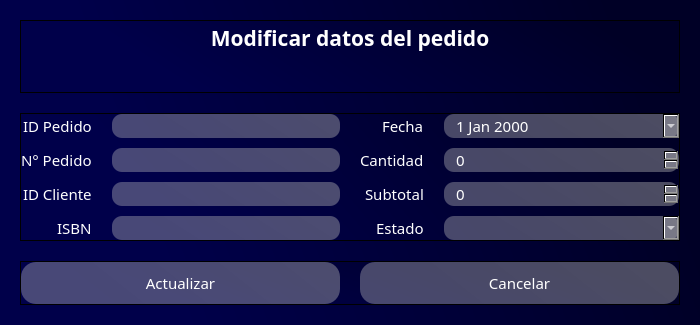
<?xml version="1.0" encoding="UTF-8"?>
<ui version="4.0">
 <class>Dialog</class>
 <widget class="QDialog" name="Dialog">
  <property name="geometry">
   <rect>
    <x>0</x>
    <y>0</y>
    <width>700</width>
    <height>325</height>
   </rect>
  </property>
  <property name="windowTitle">
   <string>Modificar datos del pedido</string>
  </property>
  <property name="windowIcon">
   <iconset>
    <normaloff>../icons/book.png</normaloff>../icons/book.png</iconset>
  </property>
  <property name="whatsThis">
   <string/>
  </property>
  <property name="styleSheet">
   <string notr="true"/>
  </property>
  <property name="modal">
   <bool>true</bool>
  </property>
  <layout class="QVBoxLayout" name="verticalLayout">
   <property name="spacing">
    <number>0</number>
   </property>
   <property name="leftMargin">
    <number>0</number>
   </property>
   <property name="topMargin">
    <number>0</number>
   </property>
   <property name="rightMargin">
    <number>0</number>
   </property>
   <property name="bottomMargin">
    <number>0</number>
   </property>
   <item>
    <widget class="QWidget" name="widget" native="true">
     <property name="styleSheet">
      <string notr="true">background-color: qlineargradient(spread:pad, x1:1, y1:0.363, x2:0, y2:0.528864, stop:0.0696517 rgba(0, 0, 38, 255), stop:0.81592 rgba(0, 0, 74, 255));</string>
     </property>
     <layout class="QVBoxLayout" name="verticalLayout_2">
      <property name="spacing">
       <number>20</number>
      </property>
      <property name="leftMargin">
       <number>20</number>
      </property>
      <property name="topMargin">
       <number>20</number>
      </property>
      <property name="rightMargin">
       <number>20</number>
      </property>
      <property name="bottomMargin">
       <number>20</number>
      </property>
      <item>
       <widget class="QFrame" name="header">
        <property name="font">
         <font>
          <family>Candara</family>
          <pointsize>14</pointsize>
          <weight>75</weight>
          <bold>true</bold>
         </font>
        </property>
        <property name="frameShape">
         <enum>QFrame::StyledPanel</enum>
        </property>
        <property name="frameShadow">
         <enum>QFrame::Raised</enum>
        </property>
        <layout class="QVBoxLayout" name="verticalLayout_3" stretch="5,5">
         <property name="spacing">
          <number>5</number>
         </property>
         <property name="leftMargin">
          <number>0</number>
         </property>
         <property name="topMargin">
          <number>0</number>
         </property>
         <property name="rightMargin">
          <number>0</number>
         </property>
         <property name="bottomMargin">
          <number>0</number>
         </property>
         <item>
          <widget class="QLabel" name="lblTitulo">
           <property name="font">
            <font>
             <family>Candara</family>
             <pointsize>16</pointsize>
             <weight>75</weight>
             <bold>true</bold>
            </font>
           </property>
           <property name="styleSheet">
            <string notr="true">color: rgb(255, 255, 255);
background-color: none;</string>
           </property>
           <property name="text">
            <string>Modificar datos del pedido</string>
           </property>
           <property name="alignment">
            <set>Qt::AlignCenter</set>
           </property>
          </widget>
         </item>
         <item>
          <widget class="QLabel" name="lblWarning">
           <property name="font">
            <font>
             <family>Candara</family>
             <pointsize>10</pointsize>
            </font>
           </property>
           <property name="styleSheet">
            <string notr="true">color: rgb(255, 0, 0);
background-color: none;</string>
           </property>
           <property name="text">
            <string/>
           </property>
           <property name="alignment">
            <set>Qt::AlignCenter</set>
           </property>
          </widget>
         </item>
        </layout>
       </widget>
      </item>
      <item>
       <widget class="QFrame" name="content">
        <property name="frameShape">
         <enum>QFrame::StyledPanel</enum>
        </property>
        <property name="frameShadow">
         <enum>QFrame::Raised</enum>
        </property>
        <layout class="QHBoxLayout" name="horizontalLayout" stretch="5,5">
         <property name="spacing">
          <number>20</number>
         </property>
         <property name="leftMargin">
          <number>0</number>
         </property>
         <property name="topMargin">
          <number>0</number>
         </property>
         <property name="rightMargin">
          <number>0</number>
         </property>
         <property name="bottomMargin">
          <number>0</number>
         </property>
         <item>
          <layout class="QFormLayout" name="formLayout">
           <property name="labelAlignment">
            <set>Qt::AlignRight|Qt::AlignTrailing|Qt::AlignVCenter</set>
           </property>
           <property name="horizontalSpacing">
            <number>20</number>
           </property>
           <property name="verticalSpacing">
            <number>10</number>
           </property>
           <item row="1" column="0">
            <widget class="QLabel" name="lblNPedido">
             <property name="font">
              <font>
               <family>Candara</family>
               <pointsize>11</pointsize>
              </font>
             </property>
             <property name="styleSheet">
              <string notr="true">color: rgb(255, 255, 255);
background-color: none;</string>
             </property>
             <property name="text">
              <string>N° Pedido</string>
             </property>
            </widget>
           </item>
           <item row="1" column="1">
            <widget class="QLineEdit" name="txtNro_pedido">
             <property name="font">
              <font>
               <family>Candara</family>
               <pointsize>11</pointsize>
              </font>
             </property>
             <property name="styleSheet">
              <string notr="true">background-color: qlineargradient(spread:pad, x1:1, y1:0.363, x2:0, y2:0.528864, stop:0.0696517 rgba(184, 184, 184, 105), stop:0.81592 rgba(195, 195, 195, 94));

border-radius: 10px;
color: rgb(255, 255, 255);
padding-left: 10px;</string>
             </property>
            </widget>
           </item>
           <item row="2" column="0">
            <widget class="QLabel" name="lblidCliente">
             <property name="font">
              <font>
               <family>Candara</family>
               <pointsize>11</pointsize>
              </font>
             </property>
             <property name="styleSheet">
              <string notr="true">color: rgb(255, 255, 255);
background-color: none;</string>
             </property>
             <property name="text">
              <string>ID Cliente</string>
             </property>
            </widget>
           </item>
           <item row="2" column="1">
            <widget class="QLineEdit" name="txtId_cliente">
             <property name="font">
              <font>
               <family>Candara</family>
               <pointsize>11</pointsize>
              </font>
             </property>
             <property name="styleSheet">
              <string notr="true">background-color: qlineargradient(spread:pad, x1:1, y1:0.363, x2:0, y2:0.528864, stop:0.0696517 rgba(184, 184, 184, 105), stop:0.81592 rgba(195, 195, 195, 94));

border-radius: 10px;
color: rgb(255, 255, 255);
padding-left: 10px;</string>
             </property>
            </widget>
           </item>
           <item row="0" column="0">
            <widget class="QLabel" name="lblidPedido">
             <property name="font">
              <font>
               <family>Candara</family>
               <pointsize>11</pointsize>
              </font>
             </property>
             <property name="styleSheet">
              <string notr="true">color: rgb(255, 255, 255);
background-color: none;</string>
             </property>
             <property name="text">
              <string>ID Pedido</string>
             </property>
            </widget>
           </item>
           <item row="0" column="1">
            <widget class="QLineEdit" name="txtidPedido">
             <property name="font">
              <font>
               <family>Candara</family>
               <pointsize>11</pointsize>
              </font>
             </property>
             <property name="styleSheet">
              <string notr="true">background-color: qlineargradient(spread:pad, x1:1, y1:0.363, x2:0, y2:0.528864, stop:0.0696517 rgba(184, 184, 184, 105), stop:0.81592 rgba(195, 195, 195, 94));

border-radius: 10px;
color: rgb(255, 255, 255);
padding-left: 10px;</string>
             </property>
             <property name="readOnly">
              <bool>true</bool>
             </property>
             <property name="placeholderText">
              <string/>
             </property>
            </widget>
           </item>
           <item row="3" column="1">
            <widget class="QLineEdit" name="txtIsbn">
             <property name="font">
              <font>
               <family>Candara</family>
               <pointsize>11</pointsize>
              </font>
             </property>
             <property name="styleSheet">
              <string notr="true">background-color: qlineargradient(spread:pad, x1:1, y1:0.363, x2:0, y2:0.528864, stop:0.0696517 rgba(184, 184, 184, 105), stop:0.81592 rgba(195, 195, 195, 94));

border-radius: 10px;
color: rgb(255, 255, 255);
padding-left: 10px;</string>
             </property>
            </widget>
           </item>
           <item row="3" column="0">
            <widget class="QLabel" name="lblIsbn">
             <property name="font">
              <font>
               <family>Candara</family>
               <pointsize>11</pointsize>
              </font>
             </property>
             <property name="styleSheet">
              <string notr="true">color: rgb(255, 255, 255);
background-color: none;</string>
             </property>
             <property name="text">
              <string>ISBN</string>
             </property>
            </widget>
           </item>
          </layout>
         </item>
         <item>
          <layout class="QFormLayout" name="formLayout_3">
           <property name="labelAlignment">
            <set>Qt::AlignRight|Qt::AlignTrailing|Qt::AlignVCenter</set>
           </property>
           <property name="horizontalSpacing">
            <number>20</number>
           </property>
           <property name="verticalSpacing">
            <number>10</number>
           </property>
           <item row="1" column="0">
            <widget class="QLabel" name="lblCantidad">
             <property name="font">
              <font>
               <family>Candara</family>
               <pointsize>11</pointsize>
              </font>
             </property>
             <property name="styleSheet">
              <string notr="true">color: rgb(255, 255, 255);
background-color: none;</string>
             </property>
             <property name="text">
              <string>Cantidad</string>
             </property>
            </widget>
           </item>
           <item row="2" column="0">
            <widget class="QLabel" name="lblSubtotal">
             <property name="font">
              <font>
               <family>Candara</family>
               <pointsize>11</pointsize>
              </font>
             </property>
             <property name="styleSheet">
              <string notr="true">color: rgb(255, 255, 255);
background-color: none;</string>
             </property>
             <property name="text">
              <string>Subtotal</string>
             </property>
            </widget>
           </item>
           <item row="3" column="0">
            <widget class="QLabel" name="lblEstado">
             <property name="font">
              <font>
               <family>Candara</family>
               <pointsize>11</pointsize>
              </font>
             </property>
             <property name="styleSheet">
              <string notr="true">color: rgb(255, 255, 255);
background-color: none;</string>
             </property>
             <property name="text">
              <string>Estado</string>
             </property>
            </widget>
           </item>
           <item row="3" column="1">
            <widget class="QComboBox" name="cbEstado">
             <property name="font">
              <font>
               <family>Candara</family>
               <pointsize>11</pointsize>
              </font>
             </property>
             <property name="cursor">
              <cursorShape>PointingHandCursor</cursorShape>
             </property>
             <property name="toolTip">
              <string>Estados</string>
             </property>
             <property name="styleSheet">
              <string notr="true">background-color: qlineargradient(spread:pad, x1:1, y1:0.363, x2:0, y2:0.528864, stop:0.0696517 rgba(184, 184, 184, 105), stop:0.81592 rgba(195, 195, 195, 94));

border-radius: 10px;
color: rgb(255, 255, 255);
padding-left: 10px;</string>
             </property>
            </widget>
           </item>
           <item row="0" column="1">
            <widget class="QDateEdit" name="dtFecha">
             <property name="font">
              <font>
               <family>Candara</family>
               <pointsize>11</pointsize>
              </font>
             </property>
             <property name="styleSheet">
              <string notr="true">background-color: qlineargradient(spread:pad, x1:1, y1:0.363, x2:0, y2:0.528864, stop:0.0696517 rgba(184, 184, 184, 105), stop:0.81592 rgba(195, 195, 195, 94));

border-radius: 10px;
color: rgb(255, 255, 255);
padding-left: 10px;</string>
             </property>
             <property name="calendarPopup">
              <bool>true</bool>
             </property>
            </widget>
           </item>
           <item row="0" column="0">
            <widget class="QLabel" name="lblFecha">
             <property name="font">
              <font>
               <family>Candara</family>
               <pointsize>11</pointsize>
              </font>
             </property>
             <property name="styleSheet">
              <string notr="true">color: rgb(255, 255, 255);
background-color: none;</string>
             </property>
             <property name="text">
              <string>Fecha</string>
             </property>
            </widget>
           </item>
           <item row="1" column="1">
            <widget class="QSpinBox" name="spCantidad">
             <property name="font">
              <font>
               <family>Candara</family>
               <pointsize>11</pointsize>
              </font>
             </property>
             <property name="styleSheet">
              <string notr="true">background-color: qlineargradient(spread:pad, x1:1, y1:0.363, x2:0, y2:0.528864, stop:0.0696517 rgba(184, 184, 184, 105), stop:0.81592 rgba(195, 195, 195, 94));

border-radius: 10px;
color: rgb(255, 255, 255);
padding-left: 10px;</string>
             </property>
             <property name="alignment">
              <set>Qt::AlignLeading|Qt::AlignLeft|Qt::AlignVCenter</set>
             </property>
            </widget>
           </item>
           <item row="2" column="1">
            <widget class="QSpinBox" name="spSubtotal">
             <property name="font">
              <font>
               <family>Candara</family>
               <pointsize>11</pointsize>
              </font>
             </property>
             <property name="styleSheet">
              <string notr="true">background-color: qlineargradient(spread:pad, x1:1, y1:0.363, x2:0, y2:0.528864, stop:0.0696517 rgba(184, 184, 184, 105), stop:0.81592 rgba(195, 195, 195, 94));

border-radius: 10px;
color: rgb(255, 255, 255);
padding-left: 10px;</string>
             </property>
             <property name="alignment">
              <set>Qt::AlignLeading|Qt::AlignLeft|Qt::AlignVCenter</set>
             </property>
             <property name="readOnly">
              <bool>true</bool>
             </property>
             <property name="maximum">
              <number>999999999</number>
             </property>
            </widget>
           </item>
          </layout>
         </item>
        </layout>
       </widget>
      </item>
      <item>
       <widget class="QFrame" name="footer">
        <property name="frameShape">
         <enum>QFrame::StyledPanel</enum>
        </property>
        <property name="frameShadow">
         <enum>QFrame::Raised</enum>
        </property>
        <layout class="QHBoxLayout" name="horizontalLayout_2">
         <property name="spacing">
          <number>20</number>
         </property>
         <property name="leftMargin">
          <number>0</number>
         </property>
         <property name="topMargin">
          <number>0</number>
         </property>
         <property name="rightMargin">
          <number>0</number>
         </property>
         <property name="bottomMargin">
          <number>0</number>
         </property>
         <item>
          <widget class="QPushButton" name="btnActualizar">
           <property name="font">
            <font>
             <family>Candara</family>
             <pointsize>11</pointsize>
            </font>
           </property>
           <property name="cursor">
            <cursorShape>PointingHandCursor</cursorShape>
           </property>
           <property name="toolTip">
            <string>Agregar</string>
           </property>
           <property name="styleSheet">
            <string notr="true">QPushButton#btnActualizar{
	background-color: qlineargradient(spread:pad, x1:1, y1:0.363, x2:0, y2:0.528864, stop:0.0696517 rgba(184, 184, 184, 105), stop:0.81592 rgba(195, 195, 195, 94));
	
	color: rgba(255, 255, 255);
	border-radius: 15px;
	padding: 10px;
}

QPushButton#btnActualizar:hover{
	background-color: qlineargradient(spread:pad, x1:1, y1:0.363, x2:0, y2:0.528864, stop:0.0696517 rgba(150, 150, 150, 255), stop:0.81592 rgba(201, 201, 201, 255));
}

QPushButton#btnActualizar:pressed{
	background-color: rgb(173, 173, 173);
}</string>
           </property>
           <property name="text">
            <string>Actualizar</string>
           </property>
          </widget>
         </item>
         <item>
          <widget class="QPushButton" name="btnCancelar">
           <property name="font">
            <font>
             <family>Candara</family>
             <pointsize>11</pointsize>
            </font>
           </property>
           <property name="cursor">
            <cursorShape>PointingHandCursor</cursorShape>
           </property>
           <property name="toolTip">
            <string>Cancelar</string>
           </property>
           <property name="styleSheet">
            <string notr="true">QPushButton#btnCancelar{
	background-color: qlineargradient(spread:pad, x1:1, y1:0.363, x2:0, y2:0.528864, stop:0.0696517 rgba(184, 184, 184, 105), stop:0.81592 rgba(195, 195, 195, 94));
	
	color: rgba(255, 255, 255);
	border-radius: 15px;
	padding: 10px;
}

QPushButton#btnCancelar:hover{
	background-color: qlineargradient(spread:pad, x1:1, y1:0.363, x2:0, y2:0.528864, stop:0.0696517 rgba(150, 150, 150, 255), stop:0.81592 rgba(201, 201, 201, 255));
}

QPushButton#btnCancelar:pressed{
	background-color: rgb(173, 173, 173);
}</string>
           </property>
           <property name="text">
            <string>Cancelar</string>
           </property>
          </widget>
         </item>
        </layout>
       </widget>
      </item>
     </layout>
    </widget>
   </item>
  </layout>
 </widget>
 <resources/>
 <connections/>
</ui>
